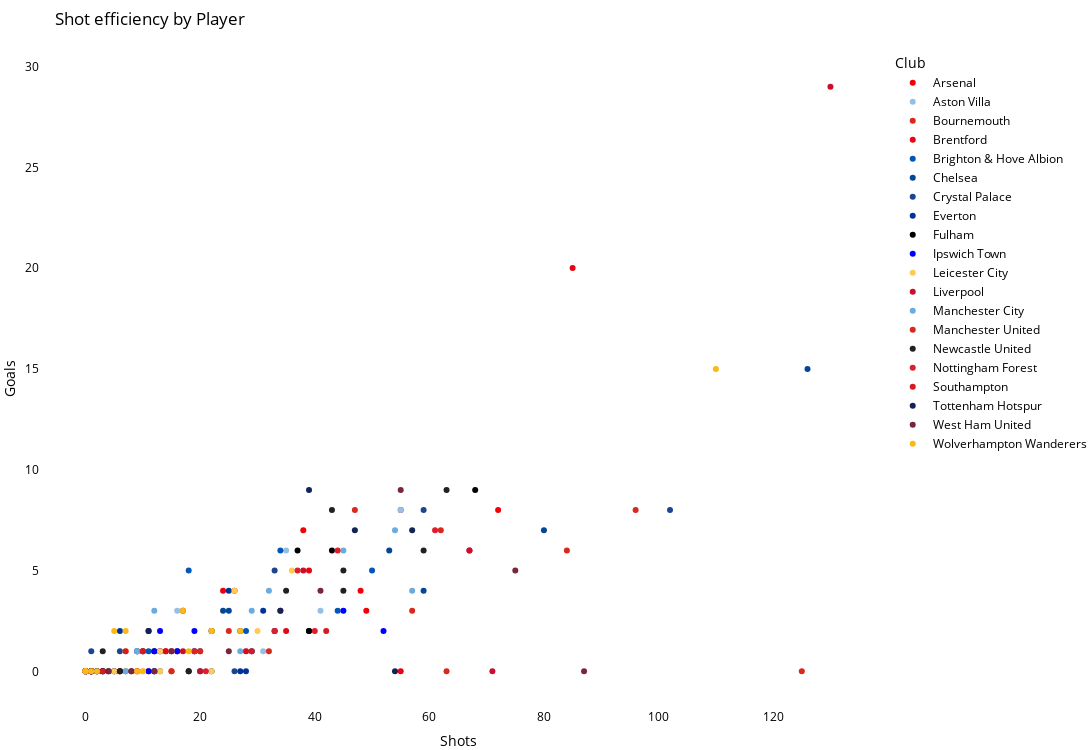

The notebook cell this image was saved under:
### Code cell
df_mid = df[df['Position'].isin(['MID'])]
fig = px.scatter(
    df_mid,
    x='Shots',
    y='Goals',
    color='Club',
    color_discrete_map=club_colors,
    hover_data=['Player Name', 'Club', 'Nationality', 'Position'],
    title='Shot efficiency by Player',
)
fig.update_layout(
    paper_bgcolor='white',
    plot_bgcolor='white',
    font=dict(color='black'),
    title=dict(font=dict(color='black')),
    height=750,
    width=1300,
    margin=dict(l=0, r=0, t=50, b=0)
)
fig.show()

### Figure 1 — Plotly figure (JSON) as saved in the notebook; plotly's stock layout.template omitted (floating-point values rounded to 4 significant figures)
{"data": [{"customdata": [["Bukayo Saka", "Arsenal", "England", "MID"], ["Declan Rice", "Arsenal", "England", "MID"], ["Ethan Nwaneri", "Arsenal", "England", "MID"], ["Gabriel Martinelli", "Arsenal", "Brazil", "MID"], ["Jorginho", "Arsenal", "Italy", "MID"], ["Leandro Trossard", "Arsenal", "Belgium", "MID"], ["Martin Ødegaard", "Arsenal", "Norway", "MID"], ["Mikel Merino", "Arsenal", "Spain", "MID"], ["Raheem Sterling", "Arsenal", "England", "MID"], ["Thomas Partey", "Arsenal", "Ghana", "MID"]], "hovertemplate": "Club=%{customdata[1]}<br>Shots=%{x}<br>Goals=%{y}<br>Player Name=%{customdata[0]}<br>Nationality=%{customdata[2]}<br>Position=%{customdata[3]}<extra></extra>", "legendgroup": "Arsenal", "marker": {"color": "#EF0107", "symbol": "circle"}, "mode": "markers", "name": "Arsenal", "orientation": "v", "showlegend": true, "type": "scatter", "x": [67, 48, 24, 55, 2, 72, 49, 38, 11, 26], "xaxis": "x", "y": [6, 4, 4, 8, 0, 8, 3, 7, 0, 4], "yaxis": "y"}, {"customdata": [["Amadou Onana", "Aston Villa", "Belgium", "MID"], ["Boubacar Kamara", "Aston Villa", "France", "MID"], ["Emiliano Buendía", "Aston Villa", "Argentina", "MID"], ["Jacob Ramsey", "Aston Villa", "England", "MID"], ["John McGinn", "Aston Villa", "Scotland", "MID"], ["Leon Bailey", "Aston Villa", "Jamaica", "MID"], ["Marcus Rashford", "Aston Villa", "England", "MID"], ["Morgan Rogers", "Aston Villa", "England", "MID"], ["Ross Barkley", "Aston Villa", "England", "MID"], ["Youri Tielemans", "Aston Villa", "Belgium", "MID"]], "hovertemplate": "Club=%{customdata[1]}<br>Shots=%{x}<br>Goals=%{y}<br>Player Name=%{customdata[0]}<br>Nationality=%{customdata[2]}<br>Position=%{customdata[3]}<extra></extra>", "legendgroup": "Aston Villa", "marker": {"color": "#95BFE5", "symbol": "circle"}, "mode": "markers", "name": "Aston Villa", "orientation": "v", "showlegend": true, "type": "scatter", "x": [17, 10, 5, 19, 31, 28, 35, 55, 16, 41], "xaxis": "x", "y": [3, 1, 0, 1, 1, 1, 6, 8, 3, 3], "yaxis": "y"}, {"customdata": [["Alex Scott", "Bournemouth", "England", "MID"], ["Antoine Semenyo", "Bournemouth", "Ghana", "MID"], ["Ben Winterburn", "Bournemouth", "England", "MID"], ["Dango Ouattara", "Bournemouth", "Burkina Faso", "MID"], ["David Brooks", "Bournemouth", "Wales", "MID"], ["Justin Kluivert", "Bournemouth", "Netherlands", "MID"], ["Lewis Cook", "Bournemouth", "England", "MID"], ["Luis Sinisterra", "Bournemouth", "Colombia", "MID"], ["Marcus Tavernier", "Bournemouth", "England", "MID"], ["Philip Billing", "Bournemouth", "Denmark", "MID"], ["Ryan Christie", "Bournemouth", "Scotland", "MID"], ["Tyler Adams", "Bournemouth", "United States", "MID"]], "hovertemplate": "Club=%{customdata[1]}<br>Shots=%{x}<br>Goals=%{y}<br>Player Name=%{customdata[0]}<br>Nationality=%{customdata[2]}<br>Position=%{customdata[3]}<extra></extra>", "legendgroup": "Bournemouth", "marker": {"color": "#DA291C", "symbol": "circle"}, "mode": "markers", "name": "Bournemouth", "orientation": "v", "showlegend": true, "type": "scatter", "x": [15, 125, 0, 62, 25, 63, 14, 13, 57, 5, 33, 9], "xaxis": "x", "y": [0, 0, 0, 7, 2, 0, 1, 1, 3, 0, 2, 0], "yaxis": "y"}, {"customdata": [["Bryan Mbeumo", "Brentford", "Cameroon", "MID"], ["Christian Nørgaard", "Brentford", "Denmark", "MID"], ["Frank Onyeka", "Brentford", "Nigeria", "MID"], ["Keane Lewis-Potter", "Brentford", "England", "MID"], ["Kevin Schade", "Brentford", "Germany", "MID"], ["Mathias Jensen", "Brentford", "Denmark", "MID"], ["Mikkel Damsgaard", "Brentford", "Denmark", "MID"], ["Paris Maghoma", "Brentford", "England", "MID"], ["Ryan Trevitt", "Brentford", "England", "MID"], ["Vitaly Janelt", "Brentford", "Germany", "MID"], ["Yehor Yarmoliuk", "Brentford", "Ukraine", "MID"], ["Yunus Konak", "Brentford", "Turkiye", "MID"]], "hovertemplate": "Club=%{customdata[1]}<br>Shots=%{x}<br>Goals=%{y}<br>Player Name=%{customdata[0]}<br>Nationality=%{customdata[2]}<br>Position=%{customdata[3]}<extra></extra>", "legendgroup": "Brentford", "marker": {"color": "#E30613", "symbol": "circle"}, "mode": "markers", "name": "Brentford", "orientation": "v", "showlegend": true, "type": "scatter", "x": [85, 39, 0, 28, 55, 6, 35, 1, 0, 14, 9, 1], "xaxis": "x", "y": [20, 5, 0, 1, 0, 0, 2, 0, 0, 1, 0, 0], "yaxis": "y"}, {"customdata": [["Jakub Moder", "Brighton & Hove Albion", "Poland", "MID"], ["James Milner", "Brighton & Hove Albion", "England", "MID"], ["Billy Gilmour", "Brighton & Hove Albion", "Scotland", "MID"], ["Brajan Gruda", "Brighton & Hove Albion", "Germany", "MID"], ["Carlos Baleba", "Brighton & Hove Albion", "Cameroon", "MID"], ["Diego Gómez", "Brighton & Hove Albion", "Paraguay", "MID"], ["Georginio Rutter", "Brighton & Hove Albion", "France", "MID"], ["Harry Howell", "Brighton & Hove Albion", "England", "MID"], ["Jack Hinshelwood", "Brighton & Hove Albion", "England", "MID"], ["Jeremy Sarmiento", "Brighton & Hove Albion", "Ecuador", "MID"], ["Mats Wieffer", "Brighton & Hove Albion", "Netherlands", "MID"], ["Matt O'Riley", "Brighton & Hove Albion", "Denmark", "MID"], ["Simon Adingra", "Brighton & Hove Albion", "Cote D’Ivoire", "MID"], ["Solly March", "Brighton & Hove Albion", "England", "MID"], ["Yankuba Minteh", "Brighton & Hove Albion", "Gambia", "MID"], ["Yasin Ayari", "Brighton & Hove Albion", "Sweden", "MID"]], "hovertemplate": "Club=%{customdata[1]}<br>Shots=%{x}<br>Goals=%{y}<br>Player Name=%{customdata[0]}<br>Nationality=%{customdata[2]}<br>Position=%{customdata[3]}<extra></extra>", "legendgroup": "Brighton & Hove Albion", "marker": {"color": "#0057B8", "symbol": "circle"}, "mode": "markers", "name": "Brighton & Hove Albion", "orientation": "v", "showlegend": true, "type": "scatter", "x": [0, 2, 1, 11, 44, 9, 50, 0, 18, 0, 9, 22, 33, 2, 34, 28], "xaxis": "x", "y": [0, 0, 0, 1, 3, 1, 5, 0, 5, 0, 1, 2, 2, 0, 6, 2], "yaxis": "y"}, {"customdata": [["Christopher Nkunku", "Chelsea", "France", "MID"], ["Cole Palmer", "Chelsea", "England", "MID"], ["Enzo Fernández", "Chelsea", "Argentina", "MID"], ["Jadon Sancho", "Chelsea", "England", "MID"], ["Kiernan Dewsbury-Hall", "Chelsea", "England", "MID"], ["Mathis Amougou", "Chelsea", "France", "MID"], ["Moisés Caicedo", "Chelsea", "Ecuador", "MID"], ["Mykhailo Mudryk", "Chelsea", "Ukraine", "MID"], ["Noni Madueke", "Chelsea", "England", "MID"], ["Pedro Neto", "Chelsea", "Portugal", "MID"], ["Renato Veiga", "Chelsea", "Portugal", "MID"], ["Roméo Lavia", "Chelsea", "Belgium", "MID"]], "hovertemplate": "Club=%{customdata[1]}<br>Shots=%{x}<br>Goals=%{y}<br>Player Name=%{customdata[0]}<br>Nationality=%{customdata[2]}<br>Position=%{customdata[3]}<extra></extra>", "legendgroup": "Chelsea", "marker": {"color": "#034694", "symbol": "circle"}, "mode": "markers", "name": "Chelsea", "orientation": "v", "showlegend": true, "type": "scatter", "x": [25, 126, 53, 24, 1, 0, 20, 1, 80, 59, 3, 2], "xaxis": "x", "y": [3, 15, 6, 3, 0, 0, 1, 0, 7, 4, 0, 0], "yaxis": "y"}, {"customdata": [["Adam Wharton", "Crystal Palace", "England", "MID"], ["Cheick Doucouré", "Crystal Palace", "Mali", "MID"], ["Daichi Kamada", "Crystal Palace", "Japan", "MID"], ["Eberechi Eze", "Crystal Palace", "England", "MID"], ["Ismaïla Sarr", "Crystal Palace", "Senegal", "MID"], ["Jefferson Lerma", "Crystal Palace", "Colombia", "MID"], ["Jeffrey Schlupp", "Crystal Palace", "Ghana", "MID"], ["Jordan Ayew", "Crystal Palace", "Ghana", "MID"], ["Justin Devenny", "Crystal Palace", "Northern Ireland", "MID"], ["Matheus França", "Crystal Palace", "Brazil", "MID"], ["Romain Esse", "Crystal Palace", "England", "MID"], ["Will Hughes", "Crystal Palace", "England", "MID"]], "hovertemplate": "Club=%{customdata[1]}<br>Shots=%{x}<br>Goals=%{y}<br>Player Name=%{customdata[0]}<br>Nationality=%{customdata[2]}<br>Position=%{customdata[3]}<extra></extra>", "legendgroup": "Crystal Palace", "marker": {"color": "#1B458F", "symbol": "circle"}, "mode": "markers", "name": "Crystal Palace", "orientation": "v", "showlegend": true, "type": "scatter", "x": [13, 7, 20, 102, 59, 26, 4, 33, 10, 6, 1, 22], "xaxis": "x", "y": [0, 0, 0, 8, 8, 0, 0, 5, 1, 1, 1, 0], "yaxis": "y"}, {"customdata": [["Abdoulaye Doucouré", "Everton", "Mali", "MID"], ["Carlos Alcaraz", "Everton", "Argentina", "MID"], ["Dwight McNeil", "Everton", "England", "MID"], ["Harrison Armstrong", "Everton", "England", "MID"], ["Idrissa Gueye", "Everton", "Senegal", "MID"], ["Jack Harrison", "Everton", "England", "MID"], ["Jake O'Brien", "Everton", "Ireland", "MID"], ["James Garner", "Everton", "England", "MID"], ["Jesper Lindstrøm", "Everton", "Denmark", "MID"], ["Orel Mangala", "Everton", "Belgium", "MID"], ["Tim Iroegbunam", "Everton", "England", "MID"]], "hovertemplate": "Club=%{customdata[1]}<br>Shots=%{x}<br>Goals=%{y}<br>Player Name=%{customdata[0]}<br>Nationality=%{customdata[2]}<br>Position=%{customdata[3]}<extra></extra>", "legendgroup": "Everton", "marker": {"color": "#003399", "symbol": "circle"}, "mode": "markers", "name": "Everton", "orientation": "v", "showlegend": true, "type": "scatter", "x": [31, 27, 25, 1, 27, 29, 6, 12, 28, 16, 5], "xaxis": "x", "y": [3, 2, 4, 0, 0, 1, 2, 0, 0, 1, 0], "yaxis": "y"}, {"customdata": [["Adama Traoré", "Fulham", "Spain", "MID"], ["Alex Iwobi", "Fulham", "Nigeria", "MID"], ["Andreas Pereira", "Fulham", "Brazil", "MID"], ["Carlos Vinícius", "Fulham", "Brazil", "MID"], ["Emile Smith Rowe", "Fulham", "England", "MID"], ["Harrison Reed", "Fulham", "England", "MID"], ["Harry Wilson", "Fulham", "Wales", "MID"], ["Reiss Nelson", "Fulham", "England", "MID"], ["Sander Berge", "Fulham", "Norway", "MID"], ["Sasa Lukic", "Fulham", "Serbia", "MID"], ["Tom Cairney", "Fulham", "Scotland", "MID"]], "hovertemplate": "Club=%{customdata[1]}<br>Shots=%{x}<br>Goals=%{y}<br>Player Name=%{customdata[0]}<br>Nationality=%{customdata[2]}<br>Position=%{customdata[3]}<extra></extra>", "legendgroup": "Fulham", "marker": {"color": "#000000", "symbol": "circle"}, "mode": "markers", "name": "Fulham", "orientation": "v", "showlegend": true, "type": "scatter", "x": [39, 68, 39, 1, 37, 3, 43, 12, 3, 18, 11], "xaxis": "x", "y": [2, 9, 2, 0, 6, 0, 6, 1, 0, 0, 2], "yaxis": "y"}, {"customdata": [["Alex Palmer", "Ipswich Town", "England", "MID"], ["Conor Chaplin", "Ipswich Town", "England", "MID"], ["Jack Taylor", "Ipswich Town", "Ireland", "MID"], ["Jaden Philogene", "Ipswich Town", "England", "MID"], ["Jens Cajuste", "Ipswich Town", "Sweden", "MID"], ["Julio Enciso", "Ipswich Town", "Paraguay", "MID"], ["Kalvin Phillips", "Ipswich Town", "England", "MID"], ["Marcus Harness", "Ipswich Town", "Ireland", "MID"], ["Massimo Luongo", "Ipswich Town", "Australia", "MID"], ["Nathan Broadhead", "Ipswich Town", "Wales", "MID"], ["Omari Hutchinson", "Ipswich Town", "England", "MID"], ["Sam Morsy", "Ipswich Town", "Egypt", "MID"]], "hovertemplate": "Club=%{customdata[1]}<br>Shots=%{x}<br>Goals=%{y}<br>Player Name=%{customdata[0]}<br>Nationality=%{customdata[2]}<br>Position=%{customdata[3]}<extra></extra>", "legendgroup": "Ipswich Town", "marker": {"color": "#0000FF", "symbol": "circle"}, "mode": "markers", "name": "Ipswich Town", "orientation": "v", "showlegend": true, "type": "scatter", "x": [0, 16, 19, 19, 12, 52, 11, 0, 0, 13, 45, 13], "xaxis": "x", "y": [0, 1, 1, 2, 1, 2, 0, 0, 0, 2, 3, 1], "yaxis": "y"}, {"customdata": [["Abdul Fatawu", "Leicester City", "Ghana", "MID"], ["Bilal El Khannouss", "Leicester City", "Morocco", "MID"], ["Bobby De Cordova-Reid", "Leicester City", "Jamaica", "MID"], ["Boubakary Soumaré", "Leicester City", "France", "MID"], ["Facundo Buonanotte", "Leicester City", "Argentina", "MID"], ["Hamza Choudhury", "Leicester City", "Bangladesh", "MID"], ["Harry Winks", "Leicester City", "England", "MID"], ["Kasey McAteer", "Leicester City", "Ireland", "MID"], ["Michael Golding", "Leicester City", "England", "MID"], ["Oliver Skipp", "Leicester City", "England", "MID"], ["Stephy Mavididi", "Leicester City", "England", "MID"], ["Wilfred Ndidi", "Leicester City", "Nigeria", "MID"]], "hovertemplate": "Club=%{customdata[1]}<br>Shots=%{x}<br>Goals=%{y}<br>Player Name=%{customdata[0]}<br>Nationality=%{customdata[2]}<br>Position=%{customdata[3]}<extra></extra>", "legendgroup": "Leicester City", "marker": {"color": "#FECB52", "symbol": "circle"}, "mode": "markers", "name": "Leicester City", "orientation": "v", "showlegend": true, "type": "scatter", "x": [13, 30, 7, 7, 36, 0, 10, 13, 0, 5, 26, 22], "xaxis": "x", "y": [0, 2, 1, 0, 5, 0, 0, 1, 0, 0, 4, 0], "yaxis": "y"}, {"customdata": [["Alexis Mac Allister", "Liverpool", "Argentina", "MID"], ["Curtis Jones", "Liverpool", "England", "MID"], ["Dominik Szoboszlai", "Liverpool", "Hungary", "MID"], ["Harvey Elliott", "Liverpool", "England", "MID"], ["Jayden Danns", "Liverpool", "England", "MID"], ["Luis Díaz", "Liverpool", "Colombia", "MID"], ["Mohamed Salah", "Liverpool", "Egypt", "MID"], ["Ryan Gravenberch", "Liverpool", "Netherlands", "MID"], ["Wataru Endo", "Liverpool", "Japan", "MID"]], "hovertemplate": "Club=%{customdata[1]}<br>Shots=%{x}<br>Goals=%{y}<br>Player Name=%{customdata[0]}<br>Nationality=%{customdata[2]}<br>Position=%{customdata[3]}<extra></extra>", "legendgroup": "Liverpool", "marker": {"color": "#C8102E", "symbol": "circle"}, "mode": "markers", "name": "Liverpool", "orientation": "v", "showlegend": true, "type": "scatter", "x": [38, 34, 67, 17, 0, 71, 130, 20, 0], "xaxis": "x", "y": [5, 3, 6, 1, 0, 0, 29, 0, 0], "yaxis": "y"}, {"customdata": [["Bernardo Silva", "Manchester City", "Portugal", "MID"], ["Ilkay Gündogan", "Manchester City", "Germany", "MID"], ["Jack Grealish", "Manchester City", "England", "MID"], ["James McAtee", "Manchester City", "England", "MID"], ["Jérémy Doku", "Manchester City", "Belgium", "MID"], ["Kevin De Bruyne", "Manchester City", "Belgium", "MID"], ["Mateo Kovacic", "Manchester City", "Croatia", "MID"], ["Matheus Nunes", "Manchester City", "Portugal", "MID"], ["Nico González", "Manchester City", "Spain", "MID"], ["Oscar Bobb", "Manchester City", "Norway", "MID"], ["Phil Foden", "Manchester City", "England", "MID"], ["Rodri", "Manchester City", "Spain", "MID"], ["Wes Burns", "Manchester City", "Wales", "MID"]], "hovertemplate": "Club=%{customdata[1]}<br>Shots=%{x}<br>Goals=%{y}<br>Player Name=%{customdata[0]}<br>Nationality=%{customdata[2]}<br>Position=%{customdata[3]}<extra></extra>", "legendgroup": "Manchester City", "marker": {"color": "#6CABDD", "symbol": "circle"}, "mode": "markers", "name": "Manchester City", "orientation": "v", "showlegend": true, "type": "scatter", "x": [32, 27, 15, 12, 29, 57, 45, 9, 9, 0, 54, 0, 7], "xaxis": "x", "y": [4, 1, 1, 3, 3, 4, 6, 1, 1, 0, 7, 0, 0], "yaxis": "y"}, {"customdata": [["Alejandro Garnacho", "Manchester United", "Argentina", "MID"], ["Amad Diallo", "Manchester United", "Cote D’Ivoire", "MID"], ["Bruno Fernandes", "Manchester United", "Portugal", "MID"], ["Casemiro", "Manchester United", "Brazil", "MID"], ["Christian Eriksen", "Manchester United", "Denmark", "MID"], ["Kobbie Mainoo", "Manchester United", "England", "MID"], ["Manuel Ugarte", "Manchester United", "Uruguay", "MID"], ["Mason Mount", "Manchester United", "England", "MID"], ["Scott McTominay", "Manchester United", "Scotland", "MID"], ["Toby Collyer", "Manchester United", "England", "MID"]], "hovertemplate": "Club=%{customdata[1]}<br>Shots=%{x}<br>Goals=%{y}<br>Player Name=%{customdata[0]}<br>Nationality=%{customdata[2]}<br>Position=%{customdata[3]}<extra></extra>", "legendgroup": "Manchester United", "marker": {"color": "#DA291C", "symbol": "circle"}, "mode": "markers", "name": "Manchester United", "orientation": "v", "showlegend": true, "type": "scatter", "x": [84, 47, 96, 32, 15, 15, 19, 20, 1, 1], "xaxis": "x", "y": [6, 8, 8, 1, 1, 0, 1, 1, 0, 0], "yaxis": "y"}, {"customdata": [["Anthony Gordon", "Newcastle United", "England", "MID"], ["Bruno Guimarães", "Newcastle United", "Brazil", "MID"], ["Harvey Barnes", "Newcastle United", "England", "MID"], ["Jacob Murphy", "Newcastle United", "England", "MID"], ["Joe Willock", "Newcastle United", "England", "MID"], ["Joelinton", "Newcastle United", "Brazil", "MID"], ["Lewis Miley", "Newcastle United", "England", "MID"], ["Miguel Almirón", "Newcastle United", "Paraguay", "MID"], ["Sandro Tonali", "Newcastle United", "Italy", "MID"], ["Sean Longstaff", "Newcastle United", "England", "MID"]], "hovertemplate": "Club=%{customdata[1]}<br>Shots=%{x}<br>Goals=%{y}<br>Player Name=%{customdata[0]}<br>Nationality=%{customdata[2]}<br>Position=%{customdata[3]}<extra></extra>", "legendgroup": "Newcastle United", "marker": {"color": "#241F20", "symbol": "circle"}, "mode": "markers", "name": "Newcastle United", "orientation": "v", "showlegend": true, "type": "scatter", "x": [59, 45, 63, 43, 18, 45, 3, 6, 35, 6], "xaxis": "x", "y": [6, 5, 9, 8, 0, 4, 1, 0, 4, 0], "yaxis": "y"}, {"customdata": [["Anthony Elanga", "Nottingham Forest", "Sweden", "MID"], ["Callum Hudson-Odoi", "Nottingham Forest", "England", "MID"], ["Danilo", "Nottingham Forest", "Brazil", "MID"], ["Elliot Anderson", "Nottingham Forest", "England", "MID"], ["Eric da Silva Moreira", "Nottingham Forest", "Germany", "MID"], ["Ibrahim Sangaré", "Nottingham Forest", "Cote D’Ivoire", "MID"], ["Morgan Gibbs-White", "Nottingham Forest", "England", "MID"], ["Nicolás Domínguez", "Nottingham Forest", "Argentina", "MID"], ["Ryan Yates", "Nottingham Forest", "England", "MID"]], "hovertemplate": "Club=%{customdata[1]}<br>Shots=%{x}<br>Goals=%{y}<br>Player Name=%{customdata[0]}<br>Nationality=%{customdata[2]}<br>Position=%{customdata[3]}<extra></extra>", "legendgroup": "Nottingham Forest", "marker": {"color": "#DD1E2F", "symbol": "circle"}, "mode": "markers", "name": "Nottingham Forest", "orientation": "v", "showlegend": true, "type": "scatter", "x": [44, 37, 0, 40, 0, 1, 61, 21, 33], "xaxis": "x", "y": [6, 5, 0, 2, 0, 0, 7, 0, 2], "yaxis": "y"}, {"customdata": [["Adam Lallana", "Southampton", "England", "MID"], ["Flynn Downes", "Southampton", "England", "MID"], ["Jay Robinson", "Southampton", "England", "MID"], ["Joe Aribo", "Southampton", "Nigeria", "MID"], ["Kamaldeen Sulemana", "Southampton", "Ghana", "MID"], ["Lesley Ugochukwu", "Southampton", "France", "MID"], ["Mateus Fernandes", "Southampton", "Portugal", "MID"], ["Ryan Fraser", "Southampton", "Scotland", "MID"], ["Sam Amo-Ameyaw", "Southampton", "England", "MID"], ["Samuel Edozie", "Southampton", "England", "MID"], ["Will Smallbone", "Southampton", "Ireland", "MID"]], "hovertemplate": "Club=%{customdata[1]}<br>Shots=%{x}<br>Goals=%{y}<br>Player Name=%{customdata[0]}<br>Nationality=%{customdata[2]}<br>Position=%{customdata[3]}<extra></extra>", "legendgroup": "Southampton", "marker": {"color": "#D71920", "symbol": "circle"}, "mode": "markers", "name": "Southampton", "orientation": "v", "showlegend": true, "type": "scatter", "x": [3, 10, 1, 17, 29, 10, 42, 1, 1, 0, 7], "xaxis": "x", "y": [0, 1, 0, 3, 1, 1, 2, 0, 0, 0, 1], "yaxis": "y"}, {"customdata": [["Archie Gray", "Tottenham Hotspur", "England", "MID"], ["Brennan Johnson", "Tottenham Hotspur", "Wales", "MID"], ["Dejan Kulusevski", "Tottenham Hotspur", "Sweden", "MID"], ["James Maddison", "Tottenham Hotspur", "England", "MID"], ["Lucas Bergvall", "Tottenham Hotspur", "Sweden", "MID"], ["Pape Sarr", "Tottenham Hotspur", "Senegal", "MID"], ["Rodrigo Bentancur", "Tottenham Hotspur", "Uruguay", "MID"], ["Son Heung-Min", "Tottenham Hotspur", "South Korea", "MID"], ["Timo Werner", "Tottenham Hotspur", "Germany", "MID"], ["Yves Bissouma", "Tottenham Hotspur", "Mali", "MID"]], "hovertemplate": "Club=%{customdata[1]}<br>Shots=%{x}<br>Goals=%{y}<br>Player Name=%{customdata[0]}<br>Nationality=%{customdata[2]}<br>Position=%{customdata[3]}<extra></extra>", "legendgroup": "Tottenham Hotspur", "marker": {"color": "#132257", "symbol": "circle"}, "mode": "markers", "name": "Tottenham Hotspur", "orientation": "v", "showlegend": true, "type": "scatter", "x": [1, 54, 47, 39, 12, 34, 22, 57, 8, 11], "xaxis": "x", "y": [0, 0, 7, 9, 0, 3, 2, 7, 0, 2], "yaxis": "y"}, {"customdata": [["Andy Irving", "West Ham United", "Scotland", "MID"], ["Carlos Soler", "West Ham United", "Spain", "MID"], ["Edson Álvarez", "West Ham United", "Mexico", "MID"], ["Guido Rodríguez", "West Ham United", "Argentina", "MID"], ["James Ward-Prowse", "West Ham United", "England", "MID"], ["Jarrod Bowen", "West Ham United", "England", "MID"], ["Lewis Orford", "West Ham United", "England", "MID"], ["Lucas Paquetá", "West Ham United", "Brazil", "MID"], ["Luis Guilherme", "West Ham United", "Brazil", "MID"], ["Maxwel Cornet", "West Ham United", "Cote D’Ivoire", "MID"], ["Mohammed Kudus", "West Ham United", "Ghana", "MID"], ["Tomás Soucek", "West Ham United", "Czech Republic", "MID"]], "hovertemplate": "Club=%{customdata[1]}<br>Shots=%{x}<br>Goals=%{y}<br>Player Name=%{customdata[0]}<br>Nationality=%{customdata[2]}<br>Position=%{customdata[3]}<extra></extra>", "legendgroup": "West Ham United", "marker": {"color": "#7A263A", "symbol": "circle"}, "mode": "markers", "name": "West Ham United", "orientation": "v", "showlegend": true, "type": "scatter", "x": [4, 25, 12, 8, 15, 87, 1, 41, 4, 1, 75, 55], "xaxis": "x", "y": [0, 1, 0, 0, 1, 0, 0, 4, 0, 0, 5, 9], "yaxis": "y"}, {"customdata": [["André", "Wolverhampton Wanderers", "Brazil", "MID"], ["Boubacar Traoré", "Wolverhampton Wanderers", "Mali", "MID"], ["Carlos Forbs", "Wolverhampton Wanderers", "Portugal", "MID"], ["Chiquinho", "Wolverhampton Wanderers", "Portugal", "MID"], ["Daniel Podence", "Wolverhampton Wanderers", "Portugal", "MID"], ["Gonçalo Guedes", "Wolverhampton Wanderers", "Portugal", "MID"], ["Hwang Hee-Chan", "Wolverhampton Wanderers", "South Korea", "MID"], ["Jean-Ricner Bellegarde", "Wolverhampton Wanderers", "France", "MID"], ["Mario Lemina", "Wolverhampton Wanderers", "Gabon", "MID"], ["Marshall Munetsi", "Wolverhampton Wanderers", "Zimbabwe", "MID"], ["Mateus Mané", "Wolverhampton Wanderers", "England", "MID"], ["Matheus Cunha", "Wolverhampton Wanderers", "Brazil", "MID"], ["Pablo Sarabia", "Wolverhampton Wanderers", "Spain", "MID"], ["Rodrigo Gomes", "Wolverhampton Wanderers", "Portugal", "MID"], ["Tommy Doyle", "Wolverhampton Wanderers", "England", "MID"]], "hovertemplate": "Club=%{customdata[1]}<br>Shots=%{x}<br>Goals=%{y}<br>Player Name=%{customdata[0]}<br>Nationality=%{customdata[2]}<br>Position=%{customdata[3]}<extra></extra>", "legendgroup": "Wolverhampton Wanderers", "marker": {"color": "#FDB913", "symbol": "circle"}, "mode": "markers", "name": "Wolverhampton Wanderers", "orientation": "v", "showlegend": true, "type": "scatter", "x": [10, 0, 2, 0, 1, 27, 5, 22, 18, 22, 0, 110, 17, 7, 9], "xaxis": "x", "y": [0, 0, 0, 0, 0, 2, 2, 2, 1, 2, 0, 15, 3, 2, 0], "yaxis": "y"}], "layout": {"font": {"color": "black"}, "height": 750, "legend": {"title": {"text": "Club"}, "tracegroupgap": 0}, "margin": {"b": 0, "l": 0, "r": 0, "t": 50}, "paper_bgcolor": "white", "plot_bgcolor": "white", "title": {"font": {"color": "black"}, "text": "Shot efficiency by Player"}, "width": 1300, "xaxis": {"anchor": "y", "domain": [0, 1], "title": {"text": "Shots"}}, "yaxis": {"anchor": "x", "domain": [0, 1], "title": {"text": "Goals"}}}}
